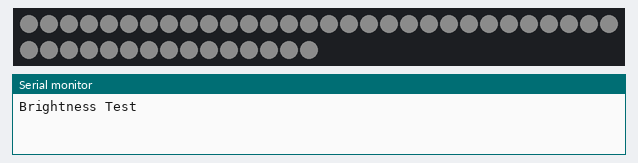
A sketch run on a simulated Arduino Uno, built with avr-gcc and run on an emulated ATmega328P. Shown: 45 RGB LEDs in strip order, left to right, continuing on the next row, the last lines printed to the serial monitor. Dim RGB values are drawn brighter than linear; colours are those a GRB WS2812 strip shows for the declared byte order.

Above: at 0.45 s.
At 3.42 s:
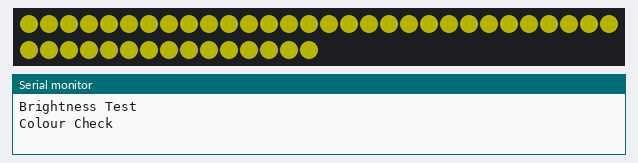
At 4.63 s:
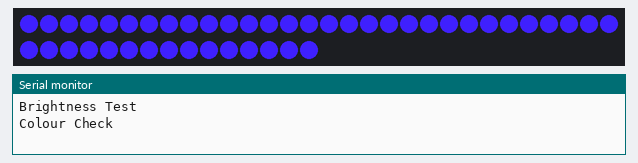
At 5.23 s:
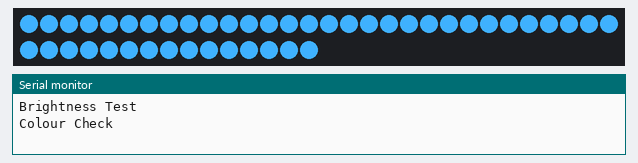
At 6.14 s:
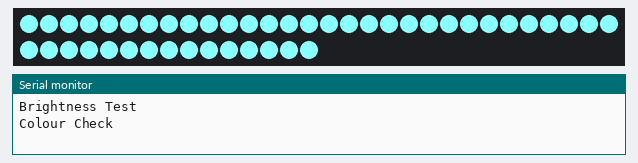
At 11.7 s:
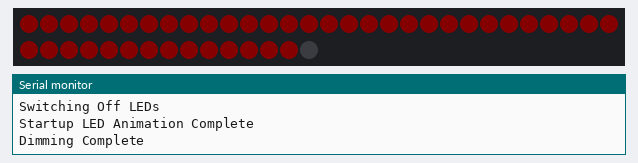

The sketch:

LEDBRAKELIGHT.ino
```cpp
/*
 Main LED Part WS2812B - LED

 Add Additional Comments Here

*/
// _____________Libraries_____________
#include "FastLED.h"

//_____________Macros_____________
#define NUM_LEDS 45
#define DATA_PIN 2
#define TWO_HUNDRED_PI 628
#define MIN_BRIGHTNESS 32
#define MAX_BRIGHTNESS 255
#define TRANSITION_DIM 2

//_____________Variable Declarations_____________
CRGB leds[NUM_LEDS];            // Array to indicate LEDs in sequence

bool debugMode = true;          // Debugging to the STDIO/Serial Monitor
bool repeat = true;            // Light Testing

int brakeButton = 2;            // Interrupt

int element = 0;                // An element is an led defined by a sequential number
int last_element = 0;           // The very last element initialised in the method

bool dimState = true;           // The current brightness state
bool startupValue = true;       // For the animation

//_____________Setup_____________
void setup()
{
    pinMode(brakeButton, INPUT_PULLUP);
    pinMode(brakeButton, INPUT_PULLUP);     //pinMode is setup

    //attachInterrupt(digitalPinToInterrupt(brakeButton),brakePressedISR, RISING);  //Interrupt
    //attachInterrupt(digitalPinToInterrupt(brakeButton), brakeReleasedISR, FALLING);

    FastLED.addLeds<WS2812B, DATA_PIN, RGB>(leds, NUM_LEDS);                                //delay for LED before turning on.
//    setMaxRefreshRate(30, true);
    Serial.begin(9600);  // Sets up the serial baud = 9600
}

//_____________Main_____________
void loop()
{
  if(debugMode and repeat)
  {
    checkLightStatus();
    repeat = false;
  }

  if(startupValue == true)
  {
    startUpLEDAnimation();
    startupValue = false;
  }

  if(dimState == true)
  {
    dimLEDS(dimState); // Keep Light Dim
    dimState = false;
  }

}


//_____________Interrupt Service Routines_____________

// Whenever the brake is pressed the light is set to maximum brightness gradually.
// Args: None
void brakePressedISR()
{
    for(int i = 255; i >= 64; i--)
    {
      FastLED.setBrightness(i);
      FastLED.show();
      delay(TRANSITION_DIM);
    }
    debug("BrakePressedISR");
}


// When the brake is released the light is set to the minimum brightness
// Args: None
void brakeReleasedISR()
{
    dimLEDS(true);
    debug("BrakeReleasedISR");
}

//_____________LED Control_____________

// Reduces the brights to minimum brightness
// Args: Boolean value for the state of dimming
void dimLEDS(bool dimState)
{
  for(int i = MAX_BRIGHTNESS; i >= MIN_BRIGHTNESS; i--)
  {
    FastLED.setBrightness(i);
    FastLED.show();
    delay(TRANSITION_DIM);
  }
  debug("Dimming Complete");
}

// Turns on the lights sequentially
// Args: Boolean value for the state for the startup
void startUpLEDAnimation()
{
      for(int i=0; i<TWO_HUNDRED_PI; i++)
      {

        element = round((NUM_LEDS-1)/2*(sin(i/100.0)+1));
        FastLED.show();
        if(element < last_element)
        {
            leds[element].g = 64;
            delay(10); // Start Up Delay
            FastLED.show();
        }
        last_element = element;
      }
      debug("Startup LED Animation Complete");
}


//_____________Debugging_____________

// Outputs on the STDIO or Serial Monitor
// Args: String type
void debug(String response)
{
  if(debugMode == true)
  {
     Serial.println(response);
  }
}


// Tests all LEDs brightness and their colours
// Args: None
void checkLightStatus()
{
  brightnessTest();
  delay(1000);
  colourTest();
}


// Tests The Colours
// Args: None
void colourTest()
{
  delay(100);
  Serial.println("Colour Check");

  // Colour Check

  for(int colour = 0; colour < 255; colour++ )
  {
      for(int i = 0; i < NUM_LEDS; i++)
      {
        leds[i].b = colour;
      }
      FastLED.show();
      delay(TRANSITION_DIM);

  }

  for(int colour = 0; colour < 255; colour++ )
  {
      for(int i = 0; i < NUM_LEDS; i++)
      {
        leds[i].r = colour;
      }
      FastLED.show();
      delay(TRANSITION_DIM);

  }

  for(int colour = 0; colour < 255; colour++ )
  {
      for(int i = 0; i < NUM_LEDS; i++)
      {
        leds[i].g = colour;
      }
      FastLED.show();
      delay(TRANSITION_DIM);

  }

  Serial.println("Colour Test Complete");
  delay(100);
  Serial.println("Switching Off LEDs");
  for(int i = 0; i < NUM_LEDS; i++)
  {
    leds[i] = CRGB::Black;
  }
  delay(2000);
}

// Tests The Brightness
// Args: None
void brightnessTest()
{
  // Brightness Check
  delay(100);
  // Lowest Brightness
  FastLED.setBrightness(0);
  FastLED.show();

  // Increment Brightness

  // Set Colour
  for(int i = 0; i < NUM_LEDS; i++)
  {
    leds[i].r = 64;
    leds[i].g = 64;
    leds[i].b = 64;
  }
  // Alter Brightness
  Serial.println("Brightness Test");
  for(int i = 0; i < 255; i++)
  {
    FastLED.setBrightness(i);
    delay(TRANSITION_DIM);
    FastLED.show();
  }
  delay(1000);
}
```
